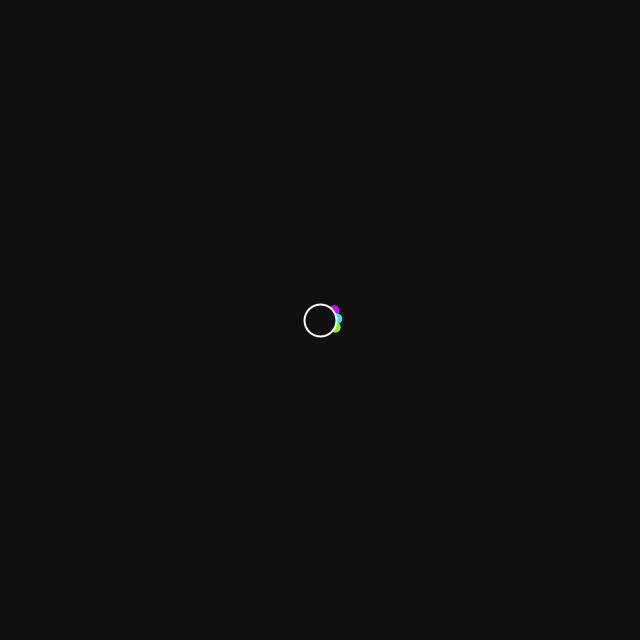
Frame 1 (no input)
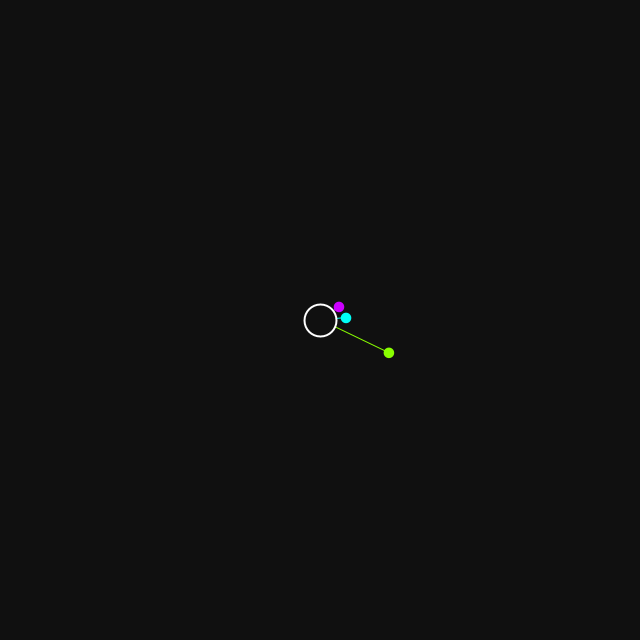
Frame 60 (the mouse pressed at the canvas centre just before this capture)
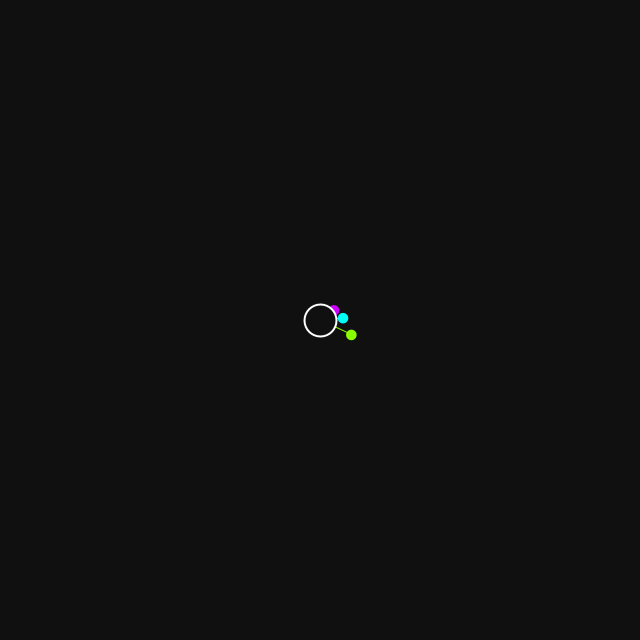
Frame 120 (the mouse held since frame 60 and released just before this capture)

The Processing sketch that drew these frames (run headless with seeded random() and noise(); from frame 60 on, the mouse is pressed at the canvas centre):

// Processing sketch: scroller
// ── scroller.pde
Blob blob;

float cx;
float cy;

void push() { pushMatrix(); pushStyle(); }
void pop() { popStyle(); popMatrix(); }

color c_bg;
color c_shell;

void setup() {
	colorMode(HSB, 255);
	
	size(640, 640);
	
	cx = (width / 2);
	cy = (height / 2);
	
	c_bg = color(0, 0, 16);
	c_shell = color(255, 0, 255);
	
	blob = new Blob(new PVector(cx, cy), 16);
	blob.setBG(c_bg);
	blob.setShell(c_shell);
}

void draw() {
	background(c_bg);
	
	blob.update();
	blob.render();
	
	// debug: center X
	//debug__CenterX();
	
	//noLoop();
	
	if(frameCount == 50) { save("preview.png"); }
}

void mouseReleased() {
	loop();
}

void debug__CenterX() {
	// draw a red X at the center
	push();
	stroke(color(0, 255, 255));
	noFill();
	line((cx - 10), cy, (cx + 10), cy);
	line(cx, (cy - 10), cx, (cy + 10));
	pop();
}
// ── Blob.pde
	
	class Blob {
		PVector center;
		float radius;
		
		color col_bg;
		color col_shell;
		
		int hue_pink = 204;
		int hue_aqua = 126;
		int hue_yellow = 62;
		
		AnimFrame scaler_pink;
		AnimFrame scaler_aqua;
		AnimFrame scaler_yellow;
		
		float pink_angle;
		float aqua_angle;
		float yellow_angle;
		
		float pink_arm_length;
		float aqua_arm_length;
		float yellow_arm_length;
		
		int tmp_anim_length = 100;
		int anim_frames = 0;
		int anim_frame_length = 0;
		
		float max_arm_length;
		float hand_radius;
		
		Blob(PVector center_, float radius_) {
			center = center_.copy();
			radius = radius_;
			
			setArmRatio();
			setNewArmScalers();
		}
		
		Blob(float cx_, float cy_, float radius_) {
			center = new PVector(cx_, cy_);
			radius = radius_;
			
			setArmRatio();
			setNewArmScalers();
		}
		void setArmRatio() {
			max_arm_length = (radius * 2 * 2);
			hand_radius = (radius * 0.33);
		}
		
		void setNewArmAngles() {
			// center
			aqua_angle = random(0, 360);
			
			// left
			pink_angle = (aqua_angle - 30);
			
			// right
			yellow_angle = (aqua_angle + 30);
			
			// overflow fix
			aqua_angle %= 360;
			pink_angle %= 360;
			yellow_angle %= 360;
		}
		
		void setBG(color col_bg_) { col_bg = col_bg_; }
		void setShell(color col_shell_) { col_shell = col_shell_; }
		
		void setNewArmScalers() {
			pink_arm_length = random(30, max_arm_length);
			scaler_pink = new AnimFrame(pink_arm_length);
			
			aqua_arm_length = random(30, max_arm_length);
			scaler_aqua = new AnimFrame(aqua_arm_length);
			
			yellow_arm_length = random(30, max_arm_length);
			scaler_yellow = new AnimFrame(yellow_arm_length);
			
			setNewArmAngles();
		}
		
		void update() {
			if(anim_frames > anim_frame_length) {
				// new animation step
				anim_frame_length = round(random(30, 200));
				anim_frames = 0;
			}
			
			float anim_rate = norm(anim_frames, 0, anim_frame_length);
			
			// @todo: remove animation length from each arm, allow for all arm changes at once
			if(scaler_pink.maxScaled()) {
				pink_arm_length = random(30, max_arm_length);
				scaler_pink.setNewLength(pink_arm_length);
			}
			
			if(scaler_aqua.maxScaled()) {
				aqua_arm_length = random(30, max_arm_length);
				scaler_aqua.setNewLength(aqua_arm_length);
			}
			
			if(scaler_yellow.maxScaled()) {
				yellow_arm_length = random(30, max_arm_length);
				scaler_yellow.setNewLength(yellow_arm_length);
			}
			
			scaler_pink.update();
			scaler_aqua.update();
			scaler_yellow.update();
			
			anim_frames++;
		}
		
		void render() {
			// draw arms
			drawArm(hue_pink, pink_angle, scaler_pink.getScaledValue(pink_arm_length));
			drawArm(hue_aqua, aqua_angle, scaler_aqua.getScaledValue(aqua_arm_length));
			drawArm(hue_yellow, yellow_angle, scaler_yellow.getScaledValue(yellow_arm_length));
			
			
			// draw outer circle and inner black (after arms)
			push();
			
			//translate(center.x, center.y);
			
			fill(col_bg);
			stroke(col_shell);
			strokeWeight(2);
			
			ellipse(center.x, center.y, (radius * 2), (radius * 2));
			
			pop();
			
			
			/*// hue arcs
			push();
			
			translate(center.x, center.y);
			
			ellipseMode(CENTER);
			fill(color(hue_pink, 100, 100));
			arc(, CENTER);
			
			pop();*/
		}
		
		void drawArm(float hue_, float angle_, float len_) {
			float start_x = (radius * cos(radians(angle_ - 90)));
			float start_y = (radius * sin(radians(angle_ - 90)));
			float end_x = ((radius + len_) * cos(radians(angle_ - 90)));
			float end_y = ((radius + len_) * sin(radians(angle_ - 90)));
			
			// arm
			push();
			
			translate(center.x, center.y);
			
			stroke(color(hue_, 255, 255));
			strokeWeight(1);
			noFill();
			
			line(start_x, start_y, end_x, end_y);
			
			pop();
			
			// hand
			push();
			
			translate(center.x, center.y);
			
			fill(color(hue_, 255, 255));
			noStroke();
			
			ellipseMode(CENTER);
			ellipse(end_x, end_y, (hand_radius * 2), (hand_radius * 2));
			
			pop();
		}
	}
	
// ── ColorFrame.pde
	
	class AnimFrame {
		int frame_length;
		int frame_at = 0;
		
		AnimFrame(int frame_length_) {
			setNewLength(frame_length_);
		}
		
		AnimFrame(float frame_length_) {
			setNewLength(frame_length_);
		}
		
		void setNewLength(int frame_length_) {
			frame_length = frame_length_;
		}
		
		void setNewLength(float frame_length_) {
			frame_length = round(frame_length_);
		}
		
		void update() {
			if(frame_at > frame_length) {
				frame_at = 0;
			}
			
			frame_at++;
		}
		
		boolean maxScaled() {
			return (frame_at > frame_length);
		}
		
		float getScaledValue(int scaler) {
			return (scaler * norm(frame_at, 0, frame_length));
		}
		
		float getScaledValue(float scaler) {
			return (scaler * norm(frame_at, 0, frame_length));
		}
	}
	
